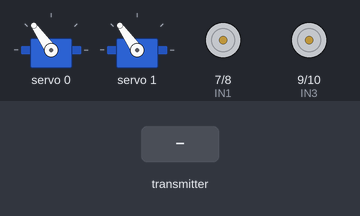
This sketch was run on a simulated Arduino Uno, built with avr-gcc and run on an emulated ATmega328P. Parts: 2 × servo, motor-driver pin pairs drawn as motors (green arrow = first pin HIGH = forward, orange = second pin HIGH = backward, longer = more drive, scaled by the enable pin). The test bench sets the inputs (shaded band). What the sketch prints to the serial monitor is not drawn.

Above: at 1.2 s.
1.3 s: the transmitter starts sending readChannel.4 = 1000
At 2.6 s:
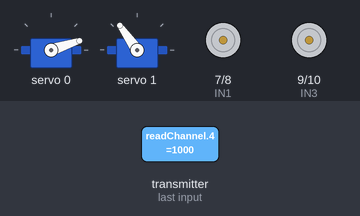
3.1 s: the transmitter starts sending readChannel.1 = 1000
At 4.3 s:
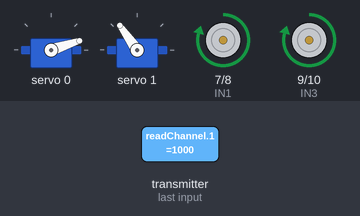
4.6 s: the transmitter starts sending readChannel.1 = 2000
At 5.8 s:
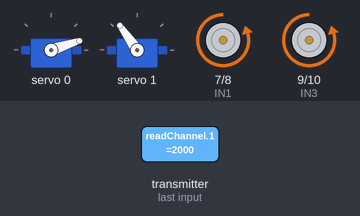
6.1 s: the transmitter starts sending readChannel.5 = 1000
At 7.3 s:
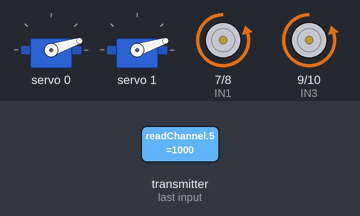
8.0 s: the transmitter starts sending readChannel.4 = 1250
At 9.4 s:
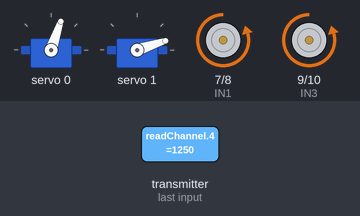
9.7 s: the transmitter starts sending readChannel.5 = 1250
At 10.8 s:
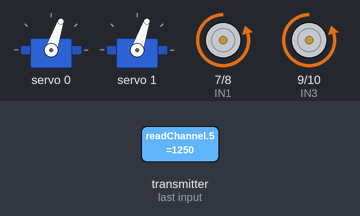
Timing chart, 0 to 12.4 s (numbered marks = the images above; inputs shaded):
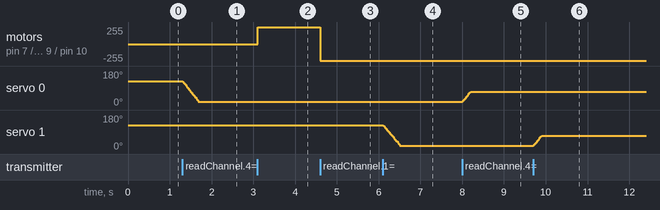

Measured:
- after the input at 1.3 s, servo 0: moves from 125° to 18° over 0.38 s, starting at once
- after the input at 3.1 s, motor on pin 7 (IN1) / pin 8 (IN2), motor on pin 9 (IN3) / pin 10 (IN4): stopped → forward 250/255 at once
- after the input at 4.6 s, motor on pin 7 (IN1) / pin 8 (IN2), motor on pin 9 (IN3) / pin 10 (IN4): forward 250/255 → backward 250/255 at once
- after the input at 6.1 s, servo 1: moves from 125° to 18° over 0.40 s, starting at once
- after the input at 8.0 s, servo 0: moves from 18° to 71° over 0.20 s, starting at once
- after the input at 9.7 s, servo 1: moves from 18° to 71° over 0.20 s, starting at once

The sketch:

ZENGRIP.ino
```cpp
#include <Wire.h>
#include <Adafruit_PWMServoDriver.h>
#include <IBusBM.h>

// Initialize objects
IBusBM IBus;
Adafruit_PWMServoDriver pwm = Adafruit_PWMServoDriver(0x40);

// Motor Driver Pins
#define ENA 6
#define IN1 7
#define IN2 8
#define IN3 9
#define IN4 10
#define ENB 11

// Servo Channels on PCA9685
#define SERVO_1 0
#define SERVO_2 1

// Servo PWM Range (MG995 - Full 0° to 180°)
#define SERVO_MIN 150  // 0°
#define SERVO_MAX 600  // 180°

int throttle = 0, steering = 0;
int targetServo1 = 90, targetServo2 = 90; // Target positions for smooth movement
int currentServo1 = 90, currentServo2 = 90; // Current positions

void setup() {
    Serial.begin(115200);
    IBus.begin(Serial);

    pwm.begin();
    pwm.setPWMFreq(50); // Standard 50Hz for servos

    // Set motor control pins as OUTPUT
    pinMode(ENA, OUTPUT); pinMode(IN1, OUTPUT); pinMode(IN2, OUTPUT);
    pinMode(IN3, OUTPUT); pinMode(IN4, OUTPUT); pinMode(ENB, OUTPUT);
}

void loop() {
    // Read iBus Channels
    throttle = map(IBus.readChannel(1), 1000, 2000, -255, 255); // CH3: Forward/Backward
    steering = map(IBus.readChannel(3), 1000, 2000, -255, 255); // CH1: Left/Right

    // **Use SWB (CH5) and SWC (CH6) for servo control**
    targetServo1 = map(IBus.readChannel(4), 1000, 2000, 0, 180); // SWB → Servo 1 (0° to 180°)
    targetServo2 = map(IBus.readChannel(5), 1000, 2000, 0, 180); // SWC → Servo 2 (0° to 180°)

    // Debugging Servo Inputs
    Serial.print("THROTTLE"); Serial.print(throttle);
    Serial.print("STEERING"); Serial.println(steering);
     // Deb
    // **Smooth Servo Movements**
    moveServoSmoothly(&currentServo1, targetServo1, SERVO_1);
    moveServoSmoothly(&currentServo2, targetServo2, SERVO_2);

    // Motor Control Logic
    if (throttle > 50) MoveForward(250);
    else if (throttle < -50) MoveBackward(250);
    else if (steering > 50) TurnRight(250);
    else if (steering < -50) TurnLeft(250);
    else Stop();
}

// 🚗 Movement Functions
void MoveBackward(int speed) {
    analogWrite(ENA, speed);
    analogWrite(ENB, speed);
    digitalWrite(IN1, HIGH);
    digitalWrite(IN2, LOW);
    digitalWrite(IN3, HIGH);
    digitalWrite(IN4, LOW);
    Serial.println("Moving Front");

}

void MoveForward(int speed) {
    analogWrite(ENA, speed);
    analogWrite(ENB, speed);
    digitalWrite(IN1, LOW);
    digitalWrite(IN2, HIGH);
    digitalWrite(IN3, LOW);
    digitalWrite(IN4, HIGH);
    Serial.println("Moving Back");

}

void TurnLeft(int speed) {
    analogWrite(ENA, speed);
    analogWrite(ENB, speed);
    digitalWrite(IN1,LOW);
    digitalWrite(IN2,HIGH);
    digitalWrite(IN3,HIGH);
    digitalWrite(IN4,LOW);
}

void TurnRight(int speed) {
       analogWrite(ENA, speed);
    analogWrite(ENB, speed);
    digitalWrite(IN1,HIGH);
    digitalWrite(IN2, LOW);
    digitalWrite(IN3, LOW);
    digitalWrite(IN4, HIGH);
}

void Stop() {
    digitalWrite(IN1, LOW);
    digitalWrite(IN2, LOW);
    digitalWrite(IN3, LOW);
    digitalWrite(IN4, LOW);
    analogWrite(ENA, 0);
    analogWrite(ENB, 0);
}

// **Smooth Servo Movement Function**
void moveServoSmoothly(int *currentPos, int targetPos, int servoChannel) {
    if (*currentPos < targetPos) (*currentPos)++; // Move up step-by-step
    if (*currentPos > targetPos) (*currentPos)--; // Move down step-by-step

    pwm.setPWM(servoChannel, 0, map(*currentPos, 0, 180, SERVO_MIN, SERVO_MAX));
    delay(0); // Small delay for smooth movement
}
```
